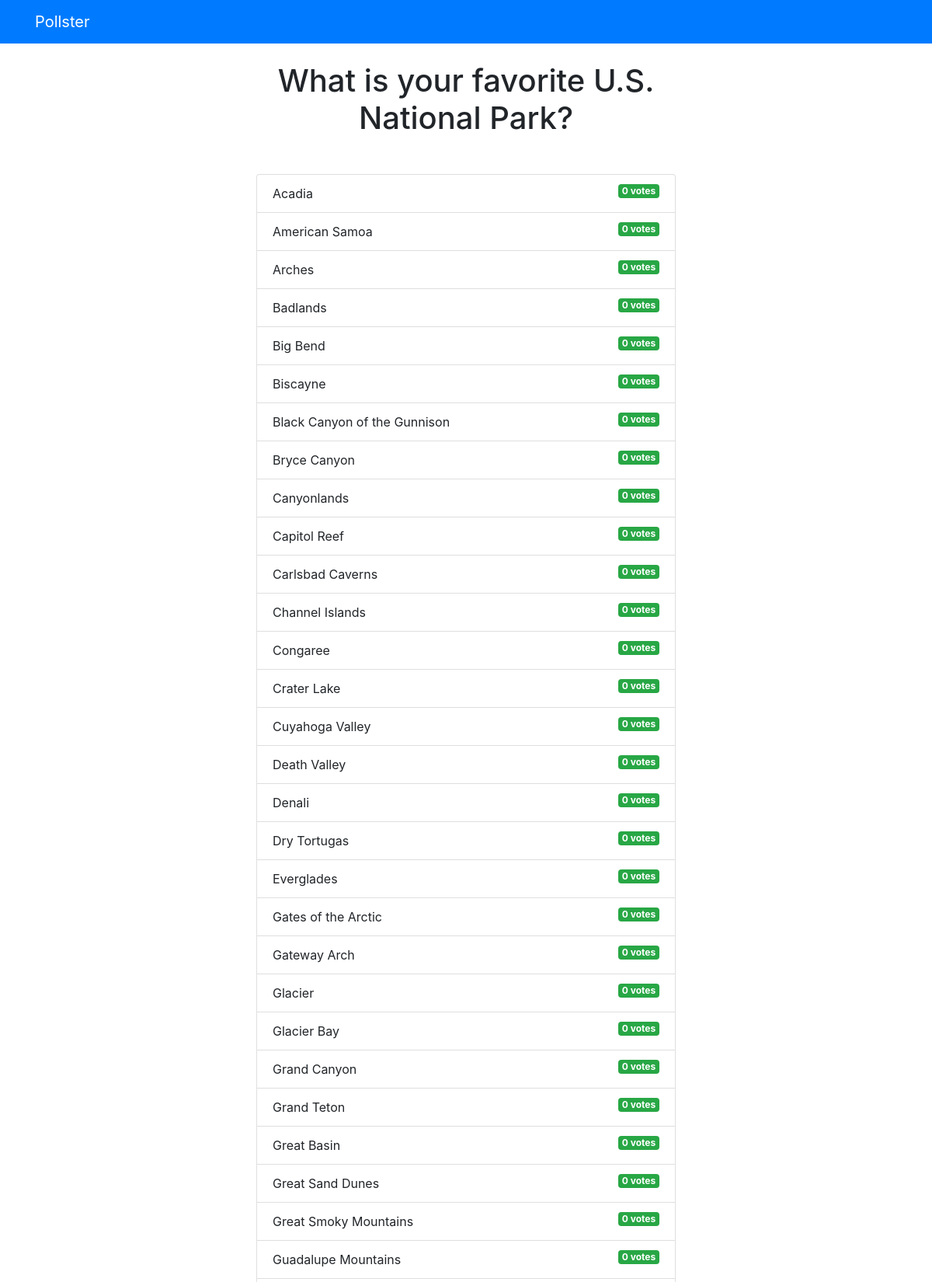
Page /polls/1/result/ (upper part) on the committed database.
### polls/models.py (models this page shows, shortened)
class Question(models.Model):
    question_text = models.CharField(max_length=200)
    publish_date = models.DateTimeField('date published')

class Choice(models.Model):
    question = models.ForeignKey(Question, on_delete=models.CASCADE)
    choice_text = models.CharField(max_length=200)
    votes = models.IntegerField(default=0)

### polls/views.py (the view)
# urls.py: path('<int:question_id>/result/', views.result, name='results'),
def result(request, question_id):
    question = get_object_or_404(Question, pk=question_id)
    return render(request, 'polls/results.html', {'question': question})

### templates/polls/results.html (shortened to what this page needs)
{% extends 'base.html' %} {% block content %}
<h1 class="mb-5 text-center">{{ question.question_text }}</h1>
<ul class="list-group mb-5">
  {% for choice in question.choice_set.all %}
  <li class="list-group-item">
    {{ choice.choice_text }}
    <span class="badge badge-success float-right"
      >{{ choice.votes }} vote{{ choice.votes | pluralize }}</span
    >
  </li>
  {% endfor %}
</ul>
{% endblock %}

### rows in the picture
Question: question_text "What is your favorite U.S. National Park?"
Choice: choice_text "Acadia", votes "0", votes|pluralize "s"
Choice: choice_text "American Samoa", votes "0", votes|pluralize "s"
Choice: choice_text "Arches", votes "0", votes|pluralize "s"
Choice: choice_text "Badlands", votes "0", votes|pluralize "s"
Choice: choice_text "Big Bend", votes "0", votes|pluralize "s"
Choice: choice_text "Biscayne", votes "0", votes|pluralize "s"
Choice: choice_text "Black Canyon of the Gunnison", votes "0", votes|pluralize "s"
Choice: choice_text "Bryce Canyon", votes "0", votes|pluralize "s"
Choice: choice_text "Canyonlands", votes "0", votes|pluralize "s"
Choice: choice_text "Capitol Reef", votes "0", votes|pluralize "s"
Choice: choice_text "Carlsbad Caverns", votes "0", votes|pluralize "s"
Choice: choice_text "Channel Islands", votes "0", votes|pluralize "s"
Choice: choice_text "Congaree", votes "0", votes|pluralize "s"
Choice: choice_text "Crater Lake", votes "0", votes|pluralize "s"
Choice: choice_text "Cuyahoga Valley", votes "0", votes|pluralize "s"
Choice: choice_text "Death Valley", votes "0", votes|pluralize "s"
Choice: choice_text "Denali", votes "0", votes|pluralize "s"
Choice: choice_text "Dry Tortugas", votes "0", votes|pluralize "s"
Choice: choice_text "Everglades", votes "0", votes|pluralize "s"
Choice: choice_text "Gates of the Arctic", votes "0", votes|pluralize "s"
Choice: choice_text "Gateway Arch", votes "0", votes|pluralize "s"
Choice: choice_text "Glacier", votes "0", votes|pluralize "s"
Choice: choice_text "Glacier Bay", votes "0", votes|pluralize "s"
Choice: choice_text "Grand Canyon", votes "0", votes|pluralize "s"
Choice: choice_text "Grand Teton", votes "0", votes|pluralize "s"
Choice: choice_text "Great Basin", votes "0", votes|pluralize "s"
Choice: choice_text "Great Sand Dunes", votes "0", votes|pluralize "s"
Choice: choice_text "Great Smoky Mountains", votes "0", votes|pluralize "s"
Choice: choice_text "Guadalupe Mountains", votes "0", votes|pluralize "s"
